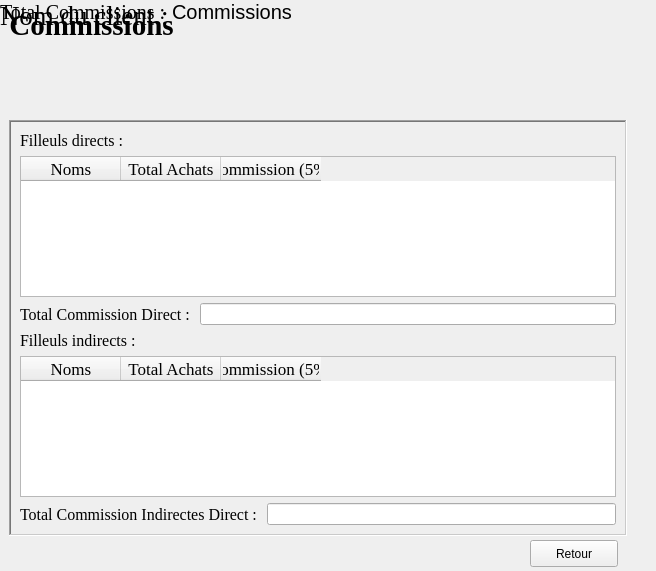
<?xml version="1.0" encoding="UTF-8"?>
<ui version="4.0">
 <class>Form</class>
 <widget class="QWidget" name="Form">
  <property name="geometry">
   <rect>
    <x>0</x>
    <y>0</y>
    <width>656</width>
    <height>571</height>
   </rect>
  </property>
  <property name="windowTitle">
   <string>Form</string>
  </property>
  <widget class="QLabel" name="label_2">
   <property name="geometry">
    <rect>
     <x>9</x>
     <y>9</y>
     <width>165</width>
     <height>33</height>
    </rect>
   </property>
   <property name="sizePolicy">
    <sizepolicy hsizetype="Preferred" vsizetype="Fixed">
     <horstretch>0</horstretch>
     <verstretch>0</verstretch>
    </sizepolicy>
   </property>
   <property name="font">
    <font>
     <family>Times New Roman</family>
     <pointsize>22</pointsize>
     <weight>75</weight>
     <bold>true</bold>
    </font>
   </property>
   <property name="text">
    <string>Commissions</string>
   </property>
   <property name="alignment">
    <set>Qt::AlignCenter</set>
   </property>
  </widget>
  <widget class="QFrame" name="frame">
   <property name="geometry">
    <rect>
     <x>9</x>
     <y>120</y>
     <width>618</width>
     <height>416</height>
    </rect>
   </property>
   <property name="frameShape">
    <enum>QFrame::WinPanel</enum>
   </property>
   <property name="frameShadow">
    <enum>QFrame::Sunken</enum>
   </property>
   <property name="lineWidth">
    <number>4</number>
   </property>
   <layout class="QVBoxLayout" name="verticalLayout_2">
    <item>
     <widget class="QLabel" name="label_3">
      <property name="font">
       <font>
        <family>Times New Roman</family>
        <pointsize>12</pointsize>
       </font>
      </property>
      <property name="text">
       <string>Filleuls directs :</string>
      </property>
     </widget>
    </item>
    <item>
     <widget class="QTableWidget" name="tableFilleulDirect">
      <property name="font">
       <font>
        <family>Times New Roman</family>
        <pointsize>13</pointsize>
       </font>
      </property>
      <column>
       <property name="text">
        <string>Noms</string>
       </property>
      </column>
      <column>
       <property name="text">
        <string>Total Achats</string>
       </property>
      </column>
      <column>
       <property name="text">
        <string>Commission (5%)</string>
       </property>
      </column>
     </widget>
    </item>
    <item>
     <layout class="QFormLayout" name="formLayout_2">
      <item row="0" column="0">
       <widget class="QLabel" name="label_5">
        <property name="font">
         <font>
          <family>Times New Roman</family>
          <pointsize>12</pointsize>
         </font>
        </property>
        <property name="text">
         <string>Total Commission Direct : </string>
        </property>
       </widget>
      </item>
      <item row="0" column="1">
       <widget class="QLineEdit" name="lineEdit_Tot_Comm_direct">
        <property name="readOnly">
         <bool>true</bool>
        </property>
       </widget>
      </item>
     </layout>
    </item>
    <item>
     <widget class="QLabel" name="label_4">
      <property name="font">
       <font>
        <family>Times New Roman</family>
        <pointsize>12</pointsize>
       </font>
      </property>
      <property name="text">
       <string>Filleuls indirects :</string>
      </property>
     </widget>
    </item>
    <item>
     <widget class="QTableWidget" name="tableFilleulIndirect">
      <property name="font">
       <font>
        <family>Times New Roman</family>
        <pointsize>13</pointsize>
       </font>
      </property>
      <column>
       <property name="text">
        <string>Noms</string>
       </property>
      </column>
      <column>
       <property name="text">
        <string>Total Achats</string>
       </property>
      </column>
      <column>
       <property name="text">
        <string>Commission (5%)</string>
       </property>
      </column>
     </widget>
    </item>
    <item>
     <layout class="QFormLayout" name="formLayout_3">
      <item row="0" column="0">
       <widget class="QLabel" name="label_6">
        <property name="font">
         <font>
          <family>Times New Roman</family>
          <pointsize>12</pointsize>
         </font>
        </property>
        <property name="text">
         <string>Total Commission Indirectes Direct : </string>
        </property>
       </widget>
      </item>
      <item row="0" column="1">
       <widget class="QLineEdit" name="lineEdit_Tot_Comm_indirect">
        <property name="readOnly">
         <bool>true</bool>
        </property>
       </widget>
      </item>
     </layout>
    </item>
   </layout>
  </widget>
  <widget class="QPushButton" name="btnRetour">
   <property name="geometry">
    <rect>
     <x>530</x>
     <y>540</y>
     <width>88</width>
     <height>27</height>
    </rect>
   </property>
   <property name="text">
    <string>Retour</string>
   </property>
  </widget>
  <widget class="QWidget" name="">
   <layout class="QFormLayout" name="formLayout">
    <item row="0" column="0">
     <widget class="QLabel" name="label">
      <property name="font">
       <font>
        <family>Times New Roman</family>
        <pointsize>20</pointsize>
       </font>
      </property>
      <property name="text">
       <string>Nom du client :</string>
      </property>
     </widget>
    </item>
    <item row="0" column="1">
     <widget class="QLabel" name="lblNomsClient">
      <property name="font">
       <font>
        <family>Times New Roman</family>
        <pointsize>20</pointsize>
       </font>
      </property>
      <property name="text">
       <string/>
      </property>
     </widget>
    </item>
   </layout>
  </widget>
  <widget class="QWidget" name="">
   <layout class="QFormLayout" name="formLayout_4">
    <item row="0" column="0">
     <widget class="QLabel" name="label_7">
      <property name="font">
       <font>
        <family>Times New Roman</family>
        <pointsize>15</pointsize>
       </font>
      </property>
      <property name="text">
       <string>Total Commissions :</string>
      </property>
     </widget>
    </item>
    <item row="0" column="1">
     <widget class="QLabel" name="lblTotalCommissions">
      <property name="font">
       <font>
        <pointsize>15</pointsize>
       </font>
      </property>
      <property name="text">
       <string>Commissions</string>
      </property>
     </widget>
    </item>
   </layout>
  </widget>
 </widget>
 <resources/>
 <connections/>
</ui>
